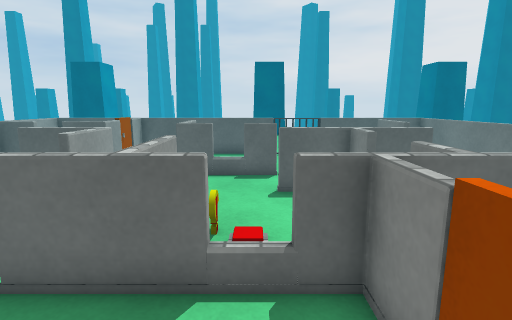
View 1 (above)

16 first-person views from a walk through a Unity game level. The camera is 1.4 m above the floor, tilts 10° down and sees 80° across. The floor is counted in squares, 0.5 m on a side. Each view is taken from the middle of a square. On the plan, view 1 faces up. The plan holds only what a view shows up to about 20 squares ahead; the rest is blank. The place goes on beyond the plan. The player is left out. Surface patterns are stand-ins for the level's own textures.

View 2
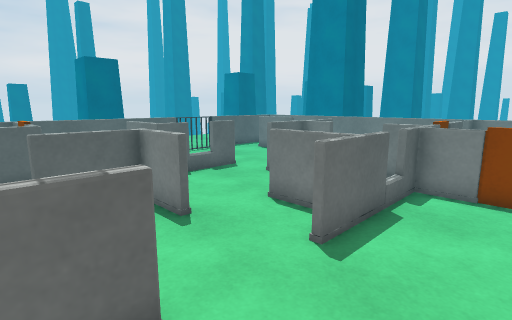

View 3
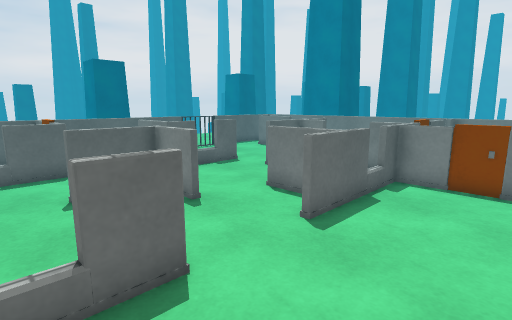

View 4
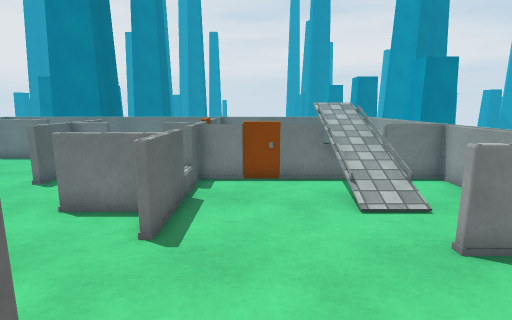

View 5
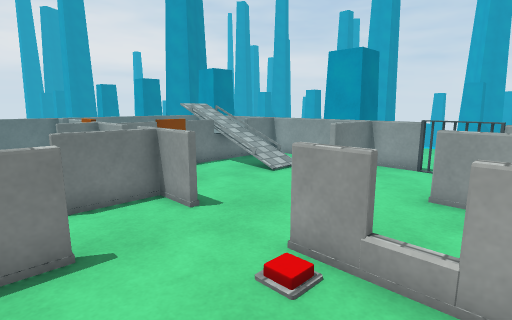

View 6
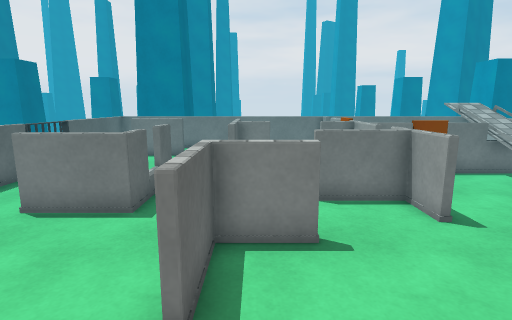

View 7
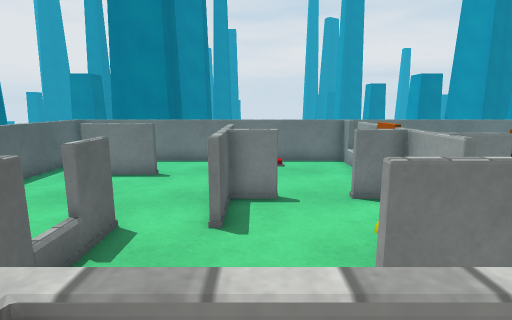

View 8
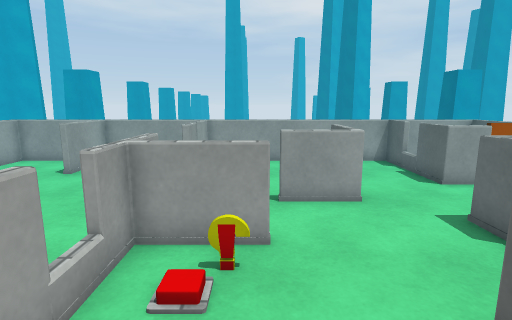

View 9
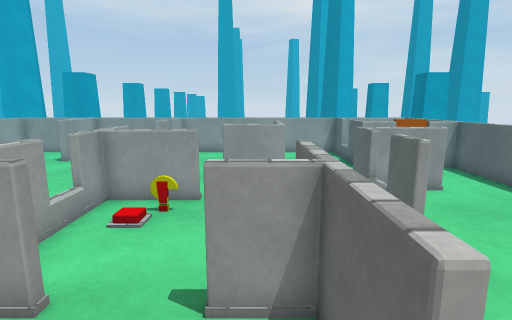

View 10
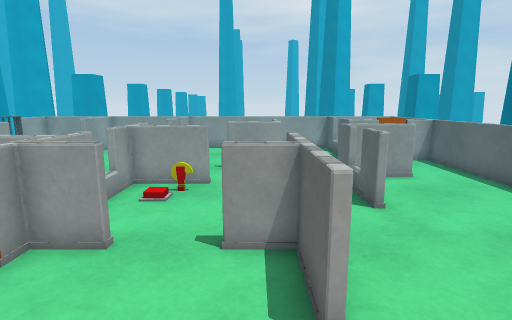

View 11
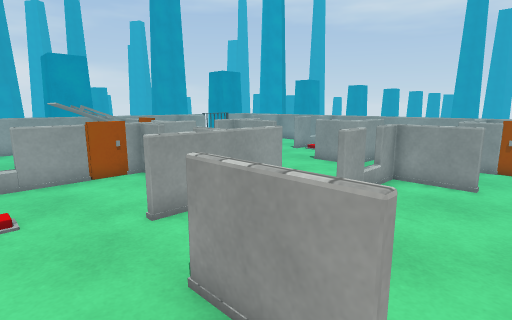

View 12
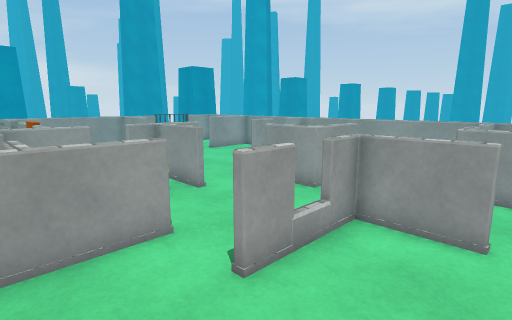

View 13
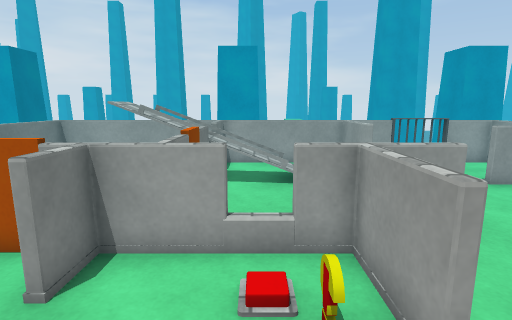

View 14
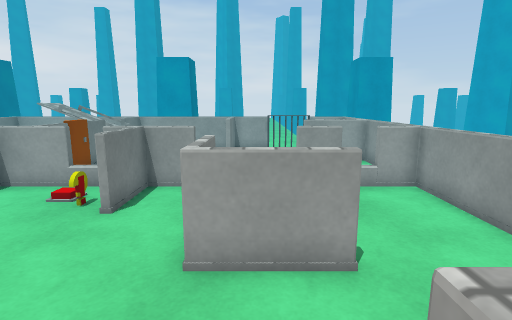

View 15
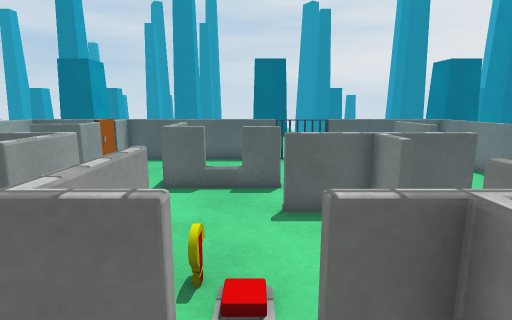

View 16
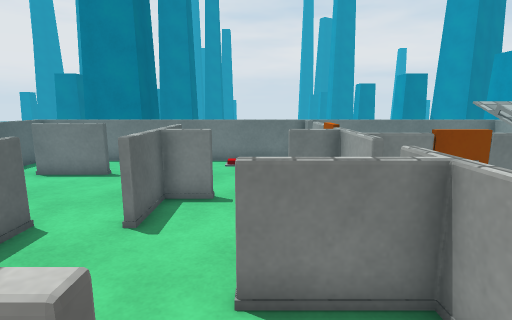

### Floor plan
Key: @ floor where view 1 was taken; # wall or solid block; x gap in a wall; . main floor; : floor 0.25 m higher than the main floor; / step, stairs or slope; = window, fence, low wall or low ledge; ^ raised ledge; O other object.
Columns run from 12 left of view 1 to 10 right of it. Each row starts with its distance up from view 1.
 18 ######=======x..======#
 17 #    #................=
 16 #    O............##  =
 15 #    #...=........==  =
 14 #=xO=#...=........==..=
 13 =........=#.=.....##..=
 12 =........##.=.........=
 11 =.....................=
 10 =....==#.....#====....=
  9 =......=.......=......=
  8 =......=..............=
  7 =.........=/..........=
  6 =.........=/:..#......=
  5 # .# ....###.###=.... #
  4 #=.#=....===.=#^OO^^^^^
  3 = ............#       ^
  2 = ............O       ^
  1 = ............#       ^
  0 =...........@.^       ^
 -1 #====...../////    ^
 -2 =......##..// /    ^
 -3 =......==...OO^    ^
 -4 =......==.....=    ^
 -5 #==.xx=##=====#^^ ^^^^

Positions as (right, up) in squares from view 1, and headings:
1: (0, 0), facing up
2: (-9, 1), facing up-right
3: (-10, 0), facing up-right
4: (-10, 2), facing right
5: (-11, 9), facing down-right
6: (-11, 9), facing right
7: (-6, 9), facing right
8: (4, 7), facing left
9: (7, 9), facing left
10: (9, 9), facing left
11: (9, 17), facing down-left
12: (4, 16), facing down-left
13: (0, 10), facing down
14: (-6, 15), facing down
15: (0, 2), facing up
16: (-6, 7), facing right
